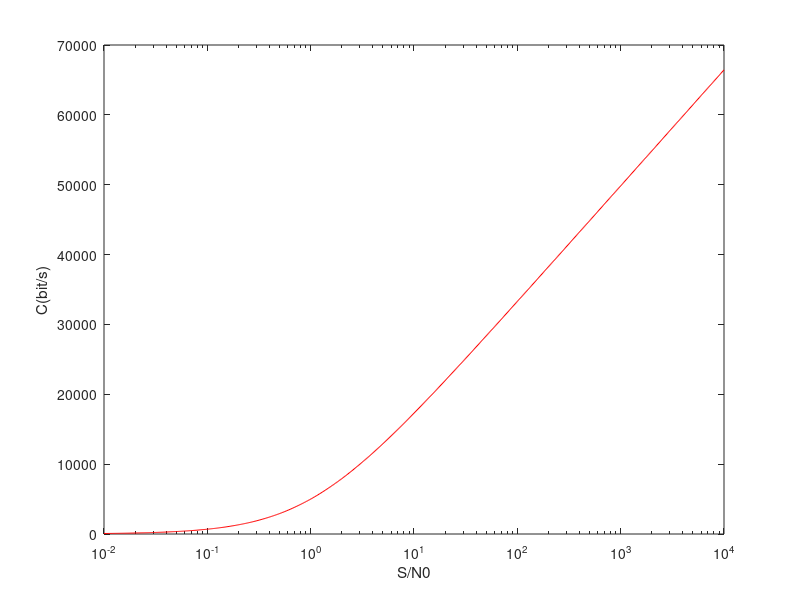

This figure's MATLAB source:
% C = B log2(1 +(S/N))
SN0_DB = -20:0.1:40 %başlangıç : değişim : bitiş
B = 5000;
SN0 =  10.^(SN0_DB./10);
C = B.*log2(1 + SN0);
semilogx(SN0, C,'r')
xlabel('S/N0')
ylabel('C(bit/s)')
